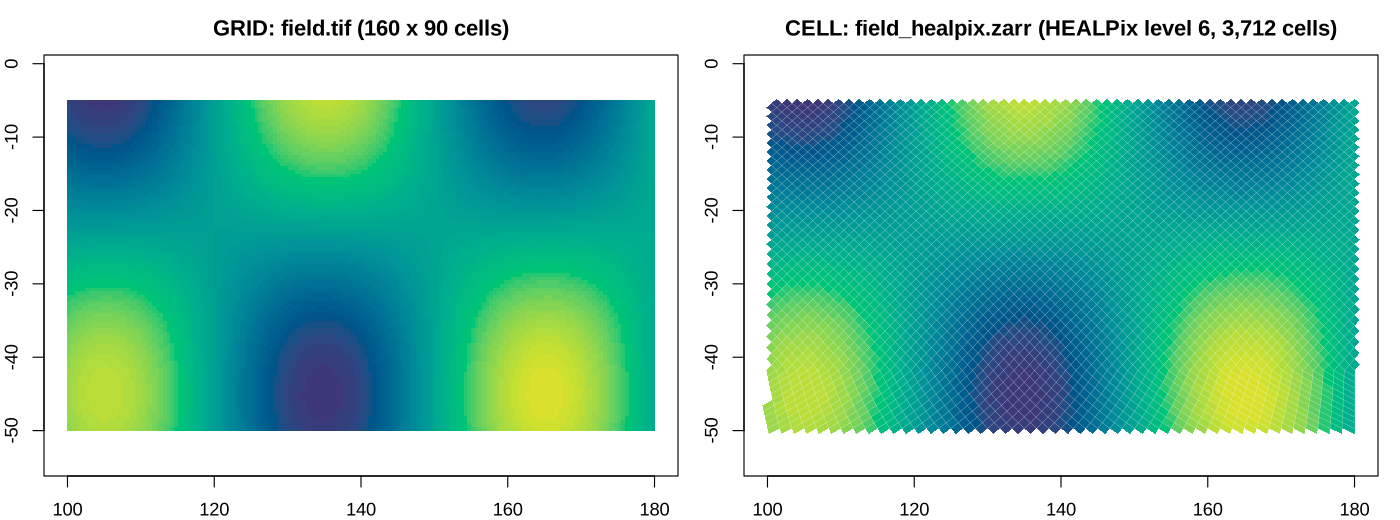

Write the R code that produced this figure.
# The first proof: one verb set on a GeoTIFF (GRID) and a HEALPix Zarr (CELL).
#
# Rscript inst/scripts/demo.R   (from the package root, after R CMD INSTALL .)

library(meshcore)

tif <- system.file("extdata", "field.tif", package = "meshcore")
zarr <- system.file("extdata", "field_healpix.zarr", package = "meshcore")

# the same field the data were made from (inst/scripts/make-data.py)
field <- function(lon, lat, t = 0) {
  sin(lon * pi / 180 * 6 + t * 0.5) * cos(lat * pi / 180 * 4) + 0.002 * (lon - 100)
}

models <- list(grid = GRID(tif), healpix = CELL(zarr))
arrays <- list(grid = read_array(tif), healpix = read_array(zarr, "field"))
print(models)
print(arrays)

for (nm in names(models)) {
  x <- models[[nm]]
  cat("\n----", nm, "----\n")
  print(mesh_counts(x))
  print(head(cells(x), 3))
  print(head(boundaries(x), 4))
  print(head(vertices(x), 3))
  print(head(edges(x), 3))
  nb <- neighbours(x)
  cat("edge neighbours per cell:\n"); print(table(table(nb$.cell)))
  p <- parent(x)
  cat("parent model: "); print(attr(p, "model"))
  j <- join_array(x, arrays[[nm]])
  print(head(j, 3))
  t <- if ("time" %in% names(j)) j$time else 0
  err <- max(abs(j$value - field(j$x, j$y, t)))
  cat(sprintf("joined %d values; max |value - field(centre)| = %.2g\n", nrow(j), err))
  stopifnot(err < 1e-5)
}

# figure: both meshes drawn from the same verbs, coloured by the joined array
draw <- function(x, a, main) {
  j <- join_array(x, a)
  if ("time" %in% names(j)) j <- j[j$time == 0, ]
  b <- meshcore:::boundary_coords(x)
  k <- table(b$.cell)[1]
  n <- nrow(b) / k
  # one NA-separated ring per cell
  px <- rbind(matrix(b$x, nrow = k), NA)
  py <- rbind(matrix(b$y, nrow = k), NA)
  pal <- hcl.colors(64, "Viridis")
  z <- j$value[match(unique(b$.cell), j$.cell)]
  col <- pal[cut(z, seq(-1.3, 1.3, length.out = 65), include.lowest = TRUE)]
  plot(NA, xlim = c(100, 180), ylim = c(-50, -5), asp = 1, xlab = "", ylab = "", main = main)
  polygon(as.vector(px), as.vector(py), col = col, border = NA)
  if (n < 5000) polygon(as.vector(px), as.vector(py), border = "#FFFFFF55", lwd = 0.3)
}
out <- if (dir.exists("inst/scripts")) "inst/scripts/demo.png" else "demo.png"
png(out, width = 1400, height = 520, res = 110, type = "cairo")
par(mfrow = c(1, 2), mar = c(2, 2, 2.5, 1))
draw(models$grid, arrays$grid, "GRID: field.tif (160 x 90 cells)")
draw(models$healpix, arrays$healpix, "CELL: field_healpix.zarr (HEALPix level 6, 3,712 cells)")
dev.off()
cat("wrote", out, "\n")
